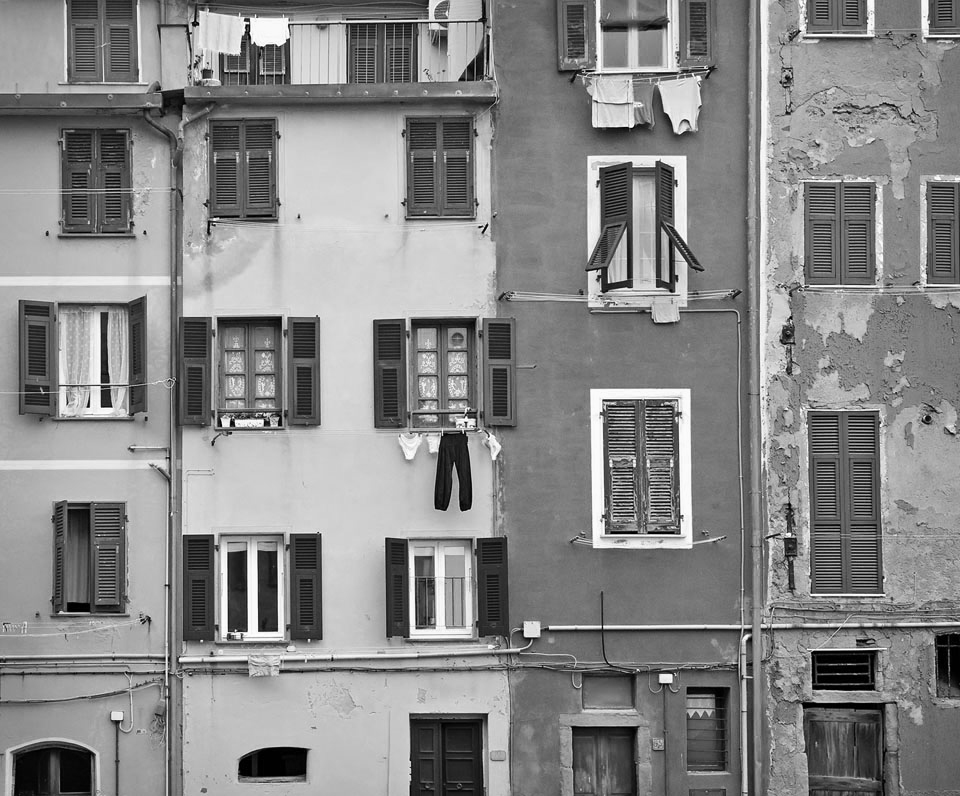
#> input picture lab1/image.jpg, 960 x 796 px
$ python main.py
#> lines starting #> are read from the running program, lines starting #| are printed output that depends on the picture
from PIL import Image
from math import *

#constants
plus_value = -100
multiply_value = 1.9
gamma_const = 2
c_const_log = 100
c_const = 1


#lists of pixels
lst_plus = []
lst_multiply = []
lst_neg = []
lst_log = []
lst_step = []

#import picture1 and convert it to L mode (only one component)
img = Image.open("./image.jpg")
#> img is the input picture: PIL image 960x796 RGB; min 0, max 255, mean 135.3
img_data = img.convert("L").getdata()

#import picture2 and convert it to L mode (only one component)
img2 = Image.open("./image3.jpg")
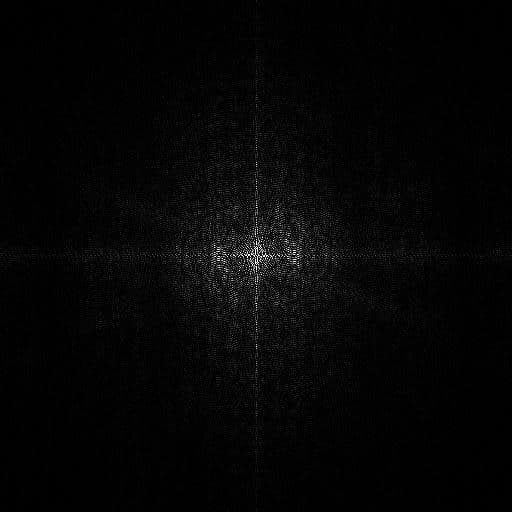
#> input picture lab1/image3.jpg, 512 x 512 px
#> img2 is the input picture: PIL image 512x512 RGB; min 0, max 255, mean 5.4
img2_data = img2.convert("L").getdata()

#add constant
for i in img_data:
    if i + plus_value > 255:
        lst_plus.append(255)
    elif i + plus_value < 0:
        lst_plus.append(0)
    else:
        lst_plus.append(i + plus_value)
#> this loop made 764160 passes
#> i on passes 1 to 3: 128, 129, 131
#> after the loop, lst_plus = 764160 items

#mult constant
for i in img_data:
    if i * multiply_value > 255:
        lst_multiply.append(255)
    elif i * multiply_value < 0:
        lst_multiply.append(0)
    else:
        lst_multiply.append(int(i * multiply_value))
#> after the loop, lst_multiply = 764160 items

#neg
for i in img_data:
    lst_neg.append(256 - 1 - i)
#> after the loop, lst_neg = 764160 items

#log
for i in img2_data:
    lst_log.append(int(c_const_log*log10(1 + i)))
#> this loop made 262144 passes
#> i on passes 3 to 5: 1, 1, 1
#> after the loop, lst_log = 262144 items

#step
for i in img2_data:
    lst_step.append(int(c_const*pow(i, gamma_const)))
#> after the loop, lst_step = 262144 items

img_plus = Image.new("L", img.size)
#> img_plus: PIL image 960x796 L; every value is 0
img_plus.putdata(lst_plus)
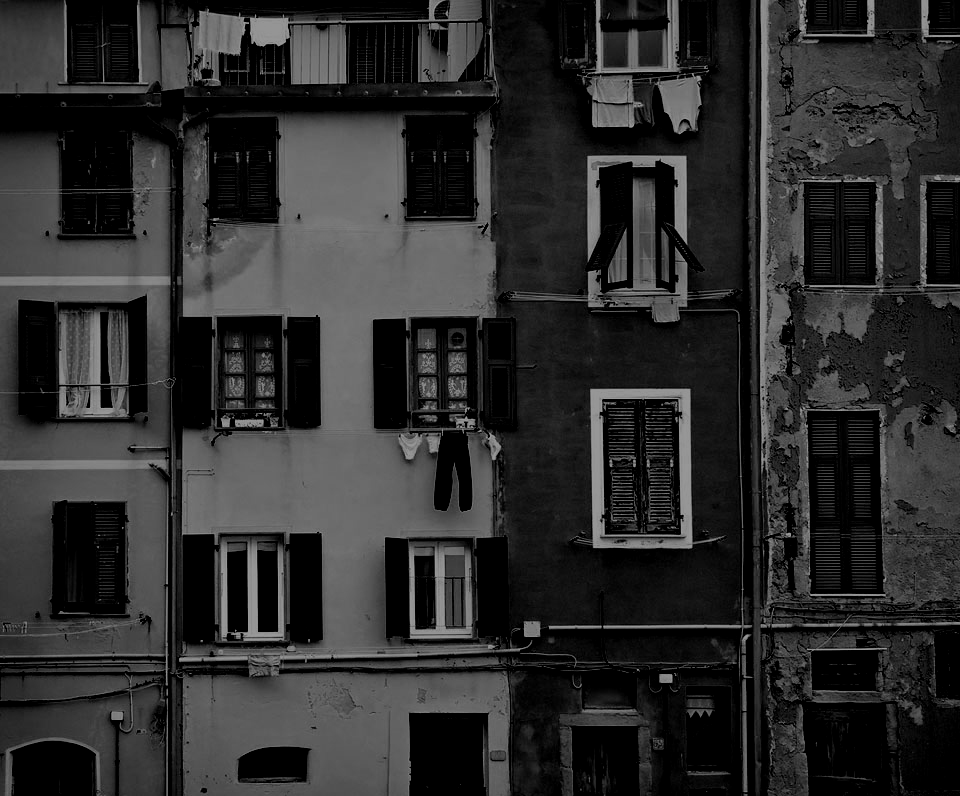
#> img_plus: PIL image 960x796 L; min 0, max 155, mean 44.9
img_plus.save("./image_plus.jpg")

img_mult = Image.new("L", img.size)
img_mult.putdata(lst_multiply)
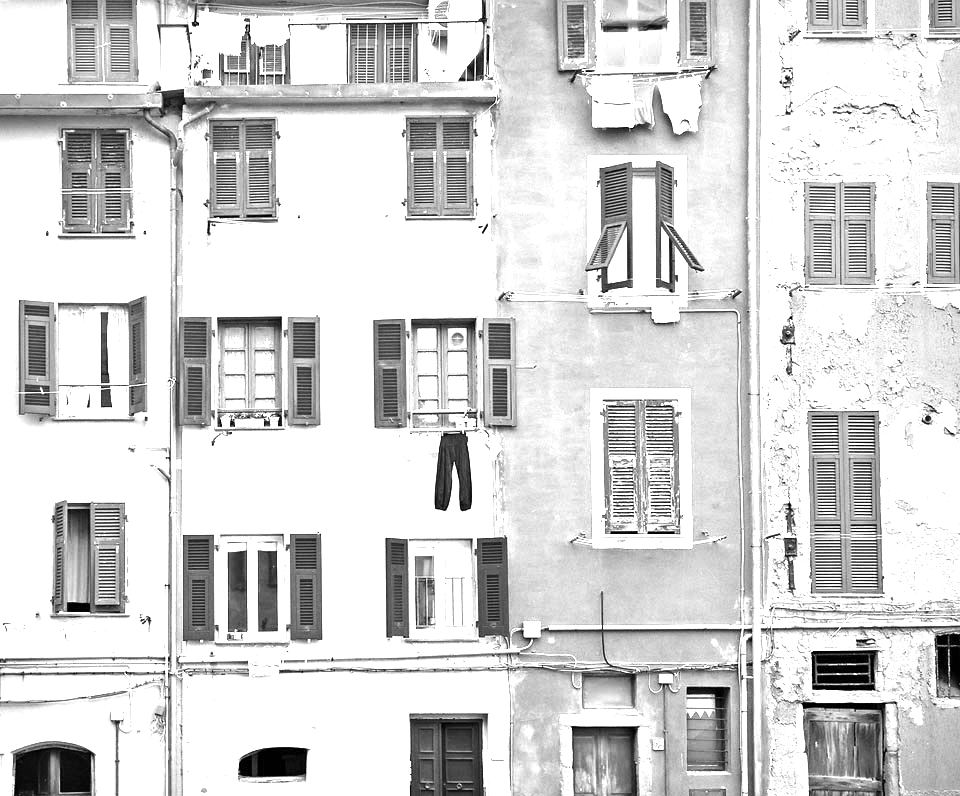
#> img_mult: PIL image 960x796 L; min 0, max 255, mean 212
img_mult.save("./image_mult.jpg")

img_neg = Image.new("L", img.size)
img_neg.putdata(lst_neg)
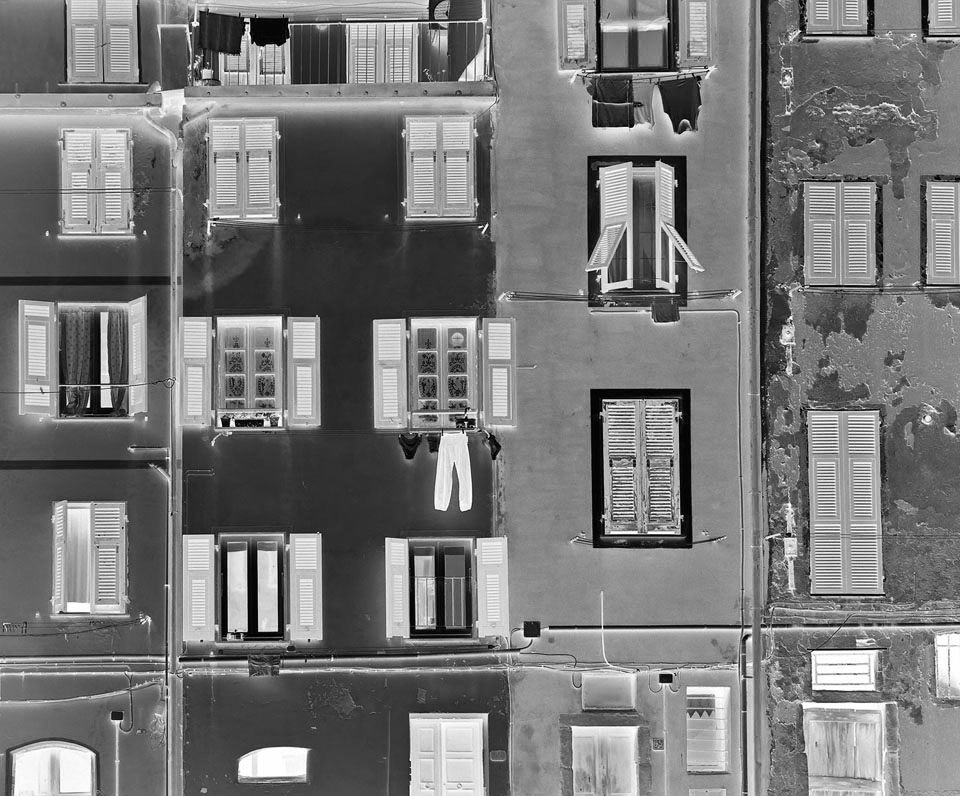
#> img_neg: PIL image 960x796 L; min 0, max 255, mean 119.7
img_neg.save("./image_neg.jpg")

img_log = Image.new("L", img2.size)
#> img_log: PIL image 512x512 L; every value is 0
img_log.putdata(lst_log)
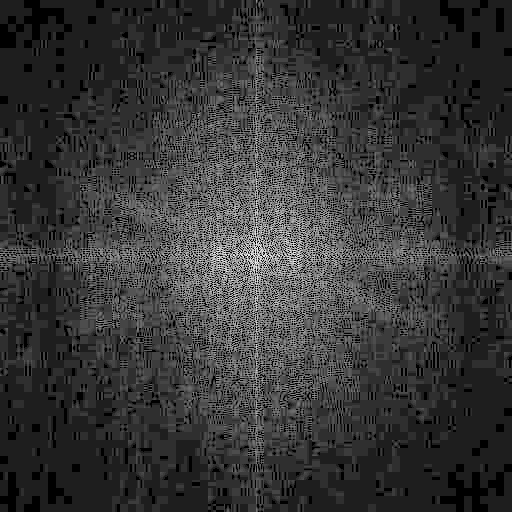
#> img_log: PIL image 512x512 L; min 0, max 240, mean 54.3
img_log.save("./image_log.jpg")

img_step = Image.new("L", img2.size)
img_step.putdata(lst_step)
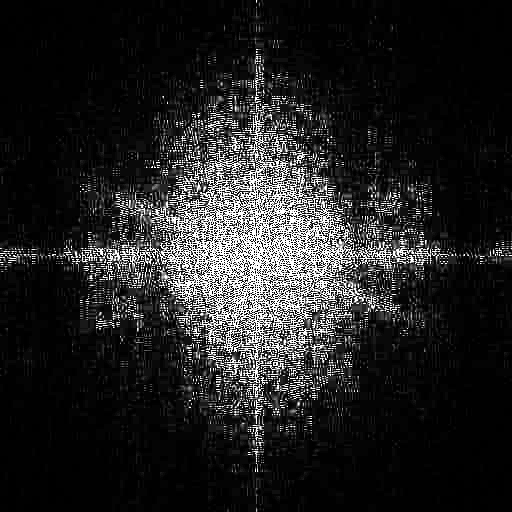
#> img_step: PIL image 512x512 L; min 0, max 255, mean 34.6
img_step.save("./image_step.jpg")
